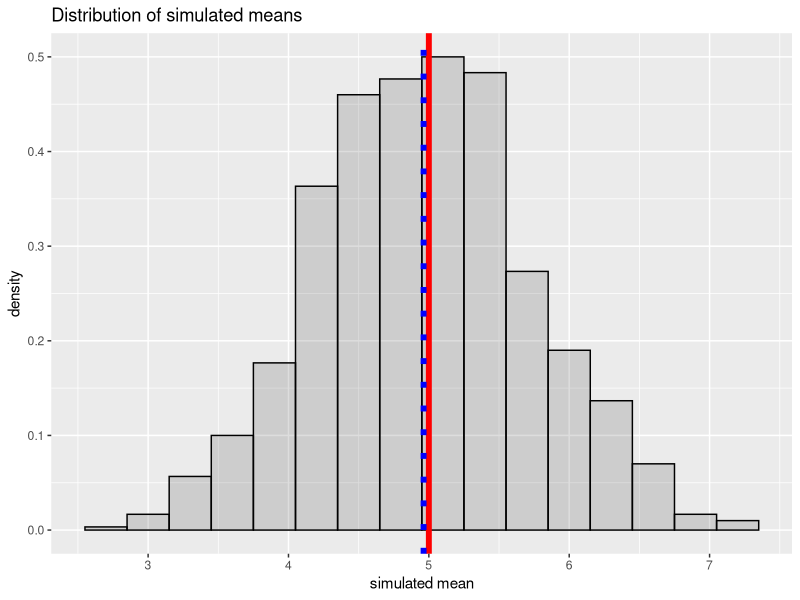
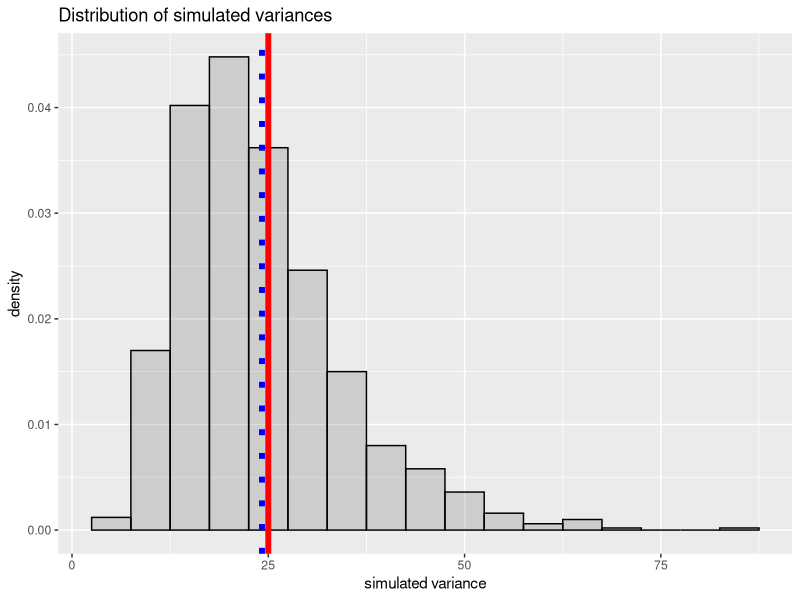
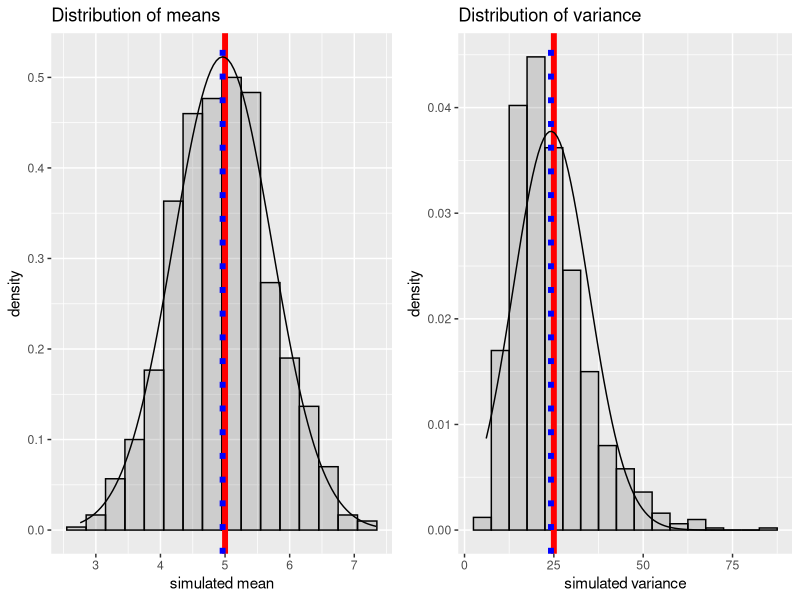

The R script that drew these images, in order:
## ---- chunk 1
# load required libraries
library(ggplot2);library(gridExtra)
## ---- chunk 2
# define simulation peramters
n_sims <- 1000; n_obs <- 40; lambda <- 0.2; u <- 1/lambda; sd <- 1/lambda; var <- sd^2
# create an empty vector to store the simiulation results
sim_means <- c(); sim_var <- c()
# run the simulation n_sims times, and store the mean of each simulation in the sim_means variable
for (i in 1:n_sims){
    temp <- rexp(n_obs, lambda)
    temp_mean <- mean(temp)
    temp_var <- var(temp)
    sim_means <- append(sim_means, temp_mean)
    sim_var <- append(sim_var, temp_var)}
# store the results in a dataframe
df <- data.frame(simulated.mean = sim_means, simulated.var = sim_var)
## ---- chunk 3
# Create a histogram of the means
g <- ggplot(df, aes(x = simulated.mean)) + geom_histogram(alpha = .20, binwidth=.3, colour = "black", aes(y = ..density..))
g <- g + geom_vline(xintercept = u, color = 'red', size = 2.0)
g <- g + geom_vline(xintercept = mean(sim_means), color = 'blue', size = 2.0, linetype = "dotted")
g <- g + labs(title = "Distribution of simulated means", x = "simulated mean")
g
## ---- chunk 4
# Create a histogram of the variances
g <- ggplot(df, aes(x = simulated.var)) + geom_histogram(alpha = .20, binwidth=5, colour = "black", aes(y = ..density..))
g <- g + geom_vline(xintercept = var, color = 'red', size = 2.0)
g <- g + geom_vline(xintercept = mean(sim_var), color = 'blue', size = 2.0, linetype = "dotted")
g <- g + labs(title = "Distribution of simulated variances", x = "simulated variance")
g
## ---- chunk 5
# Create a histogram of the means
g1 <- ggplot(df, aes(x = simulated.mean)) + geom_histogram(alpha = .20, binwidth=.3, colour = "black", aes(y = ..density..))
g1 <- g1 + geom_vline(xintercept = u, color = 'red', size = 2.0)
g1 <- g1 + geom_vline(xintercept = mean(sim_means), color = 'blue', size = 2.0, linetype = "dotted")
g1 <- g1 + labs(title = "Distribution of means", x = "simulated mean")
g1 <- g1 + stat_function(fun = dnorm, args = list(mean = mean(sim_means), sd = sd(sim_means)))
# Create a histogram of the variances
g2 <- ggplot(df, aes(x = simulated.var)) + geom_histogram(alpha = .20, binwidth=5, colour = "black", aes(y = ..density..))
g2 <- g2 + geom_vline(xintercept = var, color = 'red', size = 2.0)
g2 <- g2 + geom_vline(xintercept = mean(sim_var), color = 'blue', size = 2.0, linetype = "dotted")
g2 <- g2 + labs(title = "Distribution of variance", x = "simulated variance")
g2 <- g2 + stat_function(fun = dnorm, args = list(mean = mean(sim_var), sd = sd(sim_var)))
grid.arrange(g1, g2, ncol=2)
